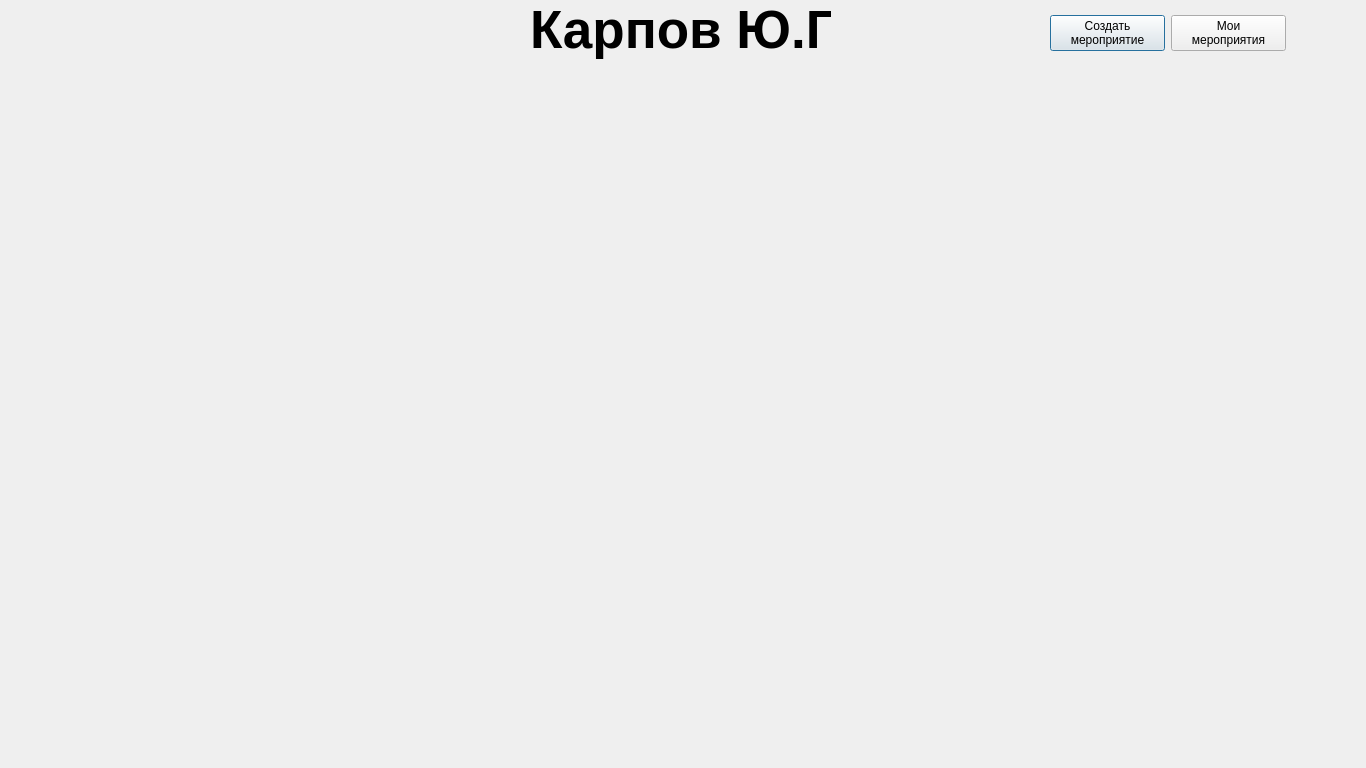
<?xml version="1.0" encoding="UTF-8"?>
<ui version="4.0">
 <class>karpov_y_g</class>
 <widget class="QDialog" name="karpov_y_g">
  <property name="geometry">
   <rect>
    <x>0</x>
    <y>0</y>
    <width>1366</width>
    <height>768</height>
   </rect>
  </property>
  <property name="windowTitle">
   <string>karpov_y_g</string>
  </property>
  <widget class="QLabel" name="label">
   <property name="geometry">
    <rect>
     <x>-50</x>
     <y>0</y>
     <width>1366</width>
     <height>768</height>
    </rect>
   </property>
   <property name="text">
    <string/>
   </property>
  </widget>
  <widget class="QLabel" name="label_2">
   <property name="geometry">
    <rect>
     <x>530</x>
     <y>0</y>
     <width>301</width>
     <height>61</height>
    </rect>
   </property>
   <property name="font">
    <font>
     <pointsize>40</pointsize>
     <weight>75</weight>
     <bold>true</bold>
    </font>
   </property>
   <property name="text">
    <string>&lt;html&gt;&lt;head/&gt;&lt;body&gt;&lt;p&gt;&lt;span style=&quot; color:#000000;&quot;&gt;Карпов Ю.Г.&lt;/span&gt;&lt;/p&gt;&lt;/body&gt;&lt;/html&gt;</string>
   </property>
  </widget>
  <widget class="QWidget" name="">
   <property name="geometry">
    <rect>
     <x>1050</x>
     <y>10</y>
     <width>236</width>
     <height>46</height>
    </rect>
   </property>
   <layout class="QHBoxLayout" name="horizontalLayout">
    <item>
     <widget class="QPushButton" name="pushButton">
      <property name="text">
       <string>Создать
мероприятие</string>
      </property>
     </widget>
    </item>
    <item>
     <widget class="QPushButton" name="pushButton_2">
      <property name="text">
       <string>Мои
мероприятия</string>
      </property>
     </widget>
    </item>
   </layout>
  </widget>
 </widget>
 <resources/>
 <connections/>
</ui>
